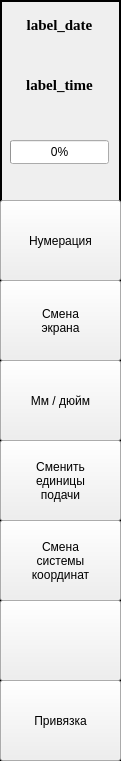
     <widget class="QFrame" name="frame_10">
      <property name="geometry">
       <rect>
        <x>840</x>
        <y>0</y>
        <width>121</width>
        <height>761</height>
       </rect>
      </property>
      <property name="frameShape">
       <enum>QFrame::Shape::Box</enum>
      </property>
      <property name="frameShadow">
       <enum>QFrame::Shadow::Plain</enum>
      </property>
      <property name="lineWidth">
       <number>2</number>
      </property>
      <widget class="QProgressBar" name="progressBar_runtime">
       <property name="geometry">
        <rect>
         <x>10</x>
         <y>140</y>
         <width>99</width>
         <height>24</height>
        </rect>
       </property>
       <property name="value">
        <number>0</number>
       </property>
       <property name="alignment">
        <set>Qt::AlignmentFlag::AlignCenter</set>
       </property>
      </widget>
      <widget class="QLabel" name="label_time">
       <property name="geometry">
        <rect>
         <x>10</x>
         <y>70</y>
         <width>99</width>
         <height>29</height>
        </rect>
       </property>
       <property name="font">
        <font>
         <family>Times New Roman</family>
         <pointsize>11</pointsize>
         <bold>true</bold>
        </font>
       </property>
       <property name="text">
        <string>label_time</string>
       </property>
       <property name="alignment">
        <set>Qt::AlignmentFlag::AlignCenter</set>
       </property>
      </widget>
      <widget class="QLabel" name="label_date">
       <property name="geometry">
        <rect>
         <x>10</x>
         <y>10</y>
         <width>99</width>
         <height>29</height>
        </rect>
       </property>
       <property name="font">
        <font>
         <family>Times New Roman</family>
         <pointsize>11</pointsize>
         <bold>true</bold>
        </font>
       </property>
       <property name="text">
        <string>label_date</string>
       </property>
       <property name="alignment">
        <set>Qt::AlignmentFlag::AlignCenter</set>
       </property>
      </widget>
      <widget class="QFrame" name="frame_15">
       <property name="geometry">
        <rect>
         <x>0</x>
         <y>200</y>
         <width>121</width>
         <height>81</height>
        </rect>
       </property>
       <property name="frameShape">
        <enum>QFrame::Shape::Box</enum>
       </property>
       <property name="frameShadow">
        <enum>QFrame::Shadow::Plain</enum>
       </property>
       <widget class="QPushButton" name="button_numeration">
        <property name="geometry">
         <rect>
          <x>0</x>
          <y>0</y>
          <width>121</width>
          <height>81</height>
         </rect>
        </property>
        <property name="text">
         <string>Нумерация</string>
        </property>
       </widget>
      </widget>
      <widget class="QFrame" name="frame_16">
       <property name="geometry">
        <rect>
         <x>0</x>
         <y>280</y>
         <width>121</width>
         <height>81</height>
        </rect>
       </property>
       <property name="frameShape">
        <enum>QFrame::Shape::Box</enum>
       </property>
       <property name="frameShadow">
        <enum>QFrame::Shadow::Plain</enum>
       </property>
       <widget class="QPushButton" name="button_smenaekrana">
        <property name="geometry">
         <rect>
          <x>0</x>
          <y>0</y>
          <width>121</width>
          <height>81</height>
         </rect>
        </property>
        <property name="text">
         <string>Смена 
экрана</string>
        </property>
       </widget>
      </widget>
      <widget class="QFrame" name="frame_17">
       <property name="geometry">
        <rect>
         <x>0</x>
         <y>360</y>
         <width>121</width>
         <height>81</height>
        </rect>
       </property>
       <property name="frameShape">
        <enum>QFrame::Shape::Box</enum>
       </property>
       <property name="frameShadow">
        <enum>QFrame::Shadow::Plain</enum>
       </property>
       <widget class="QPushButton" name="button_mmdyum">
        <property name="geometry">
         <rect>
          <x>0</x>
          <y>0</y>
          <width>121</width>
          <height>81</height>
         </rect>
        </property>
        <property name="text">
         <string>Мм / дюйм</string>
        </property>
       </widget>
      </widget>
      <widget class="QFrame" name="frame_18">
       <property name="geometry">
        <rect>
         <x>0</x>
         <y>440</y>
         <width>121</width>
         <height>81</height>
        </rect>
       </property>
       <property name="frameShape">
        <enum>QFrame::Shape::Box</enum>
       </property>
       <property name="frameShadow">
        <enum>QFrame::Shadow::Plain</enum>
       </property>
       <widget class="QPushButton" name="button_changesk">
        <property name="geometry">
         <rect>
          <x>0</x>
          <y>0</y>
          <width>121</width>
          <height>81</height>
         </rect>
        </property>
        <property name="text">
         <string>Сменить
единицы
подачи</string>
        </property>
       </widget>
      </widget>
      <widget class="QFrame" name="frame_19">
       <property name="geometry">
        <rect>
         <x>0</x>
         <y>520</y>
         <width>121</width>
         <height>81</height>
        </rect>
       </property>
       <property name="frameShape">
        <enum>QFrame::Shape::Box</enum>
       </property>
       <property name="frameShadow">
        <enum>QFrame::Shadow::Plain</enum>
       </property>
       <widget class="QPushButton" name="button_priv">
        <property name="geometry">
         <rect>
          <x>0</x>
          <y>0</y>
          <width>121</width>
          <height>81</height>
         </rect>
        </property>
        <property name="text">
         <string>Смена
системы
координат</string>
        </property>
       </widget>
      </widget>
      <widget class="QFrame" name="frame_20">
       <property name="geometry">
        <rect>
         <x>0</x>
         <y>600</y>
         <width>121</width>
         <height>81</height>
        </rect>
       </property>
       <property name="frameShape">
        <enum>QFrame::Shape::Box</enum>
       </property>
       <property name="frameShadow">
        <enum>QFrame::Shadow::Plain</enum>
       </property>
       <widget class="QPushButton" name="button_null4">
        <property name="geometry">
         <rect>
          <x>0</x>
          <y>0</y>
          <width>121</width>
          <height>81</height>
         </rect>
        </property>
        <property name="text">
         <string/>
        </property>
       </widget>
      </widget>
      <widget class="QFrame" name="frame_21">
       <property name="geometry">
        <rect>
         <x>0</x>
         <y>680</y>
         <width>121</width>
         <height>81</height>
        </rect>
       </property>
       <property name="frameShape">
        <enum>QFrame::Shape::Box</enum>
       </property>
       <property name="frameShadow">
        <enum>QFrame::Shadow::Plain</enum>
       </property>
       <widget class="QPushButton" name="button_privyazka">
        <property name="geometry">
         <rect>
          <x>0</x>
          <y>0</y>
          <width>121</width>
          <height>81</height>
         </rect>
        </property>
        <property name="text">
         <string>Привязка</string>
        </property>
       </widget>
      </widget>
     </widget>
